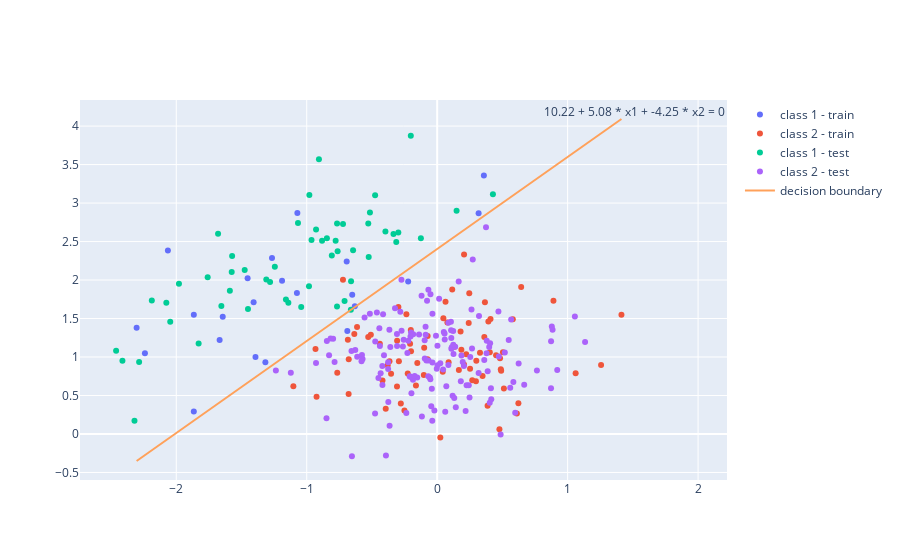
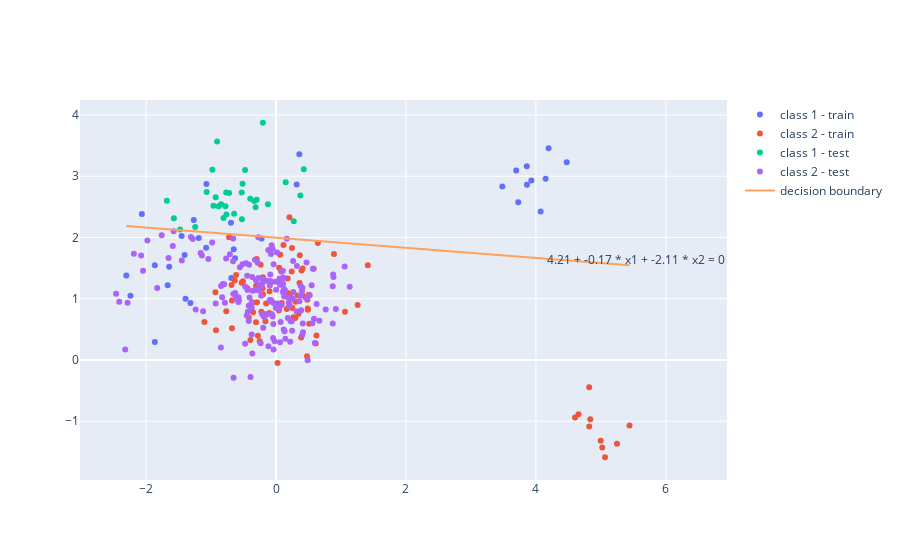

Notebook code for these charts, in order:
### Markdown cell above
By adding 20 points in the training set that are far away for the boundary, we can see that its equation changed a lot in order to satisfy the new points to classify, nevertheless, the error only from 0.06 to 0.085. The model seems very robust.

### Code cell
#do LDA classification on the same data with and without the new points
from sklearn.discriminant_analysis import LinearDiscriminantAnalysis

clf = LinearDiscriminantAnalysis()
clf.fit(x_train, class_train)
y_pred = clf.predict(x_test)
error_lda = np.sum(y_pred!=class_test)/N_test
print("error_lda = ", error_lda)

clf2 = LinearDiscriminantAnalysis()
clf2.fit(x_train2, class_train2)
y_pred2 = clf2.predict(x_test)
error_lda2 = np.sum(y_pred2!=class_test)/N_test
print("error_lda2 = ", error_lda2)

#draw the decision boundary and points for LDA
fig = go.Figure()
#add the training points
fig.add_trace(go.Scatter(x=x_train[class_train_1,0], y=x_train[class_train_1,1], mode='markers', name='class 1 - train'))
fig.add_trace(go.Scatter(x=x_train[class_train_2,0], y=x_train[class_train_2,1], mode='markers', name='class 2 - train'))
#add the test points
fig.add_trace(go.Scatter(x=x_test[y_pred==1,0], y=x_test[y_pred==1,1], mode='markers', name='class 1 - test'))
fig.add_trace(go.Scatter(x=x_test[y_pred==2,0], y=x_test[y_pred==2,1], mode='markers', name='class 2 - test'))

#add the decision boundary
x1 = np.linspace(np.min(x_train[:,0]), np.max(x_train[:,0]), 100)
x2 = -(clf.intercept_ + clf.coef_[0][0]*x1)/clf.coef_[0][1]
fig.add_trace(go.Scatter(x=x1, y=x2, mode='lines', name='decision boundary'))
#add the decision boundary's equation
fig.add_annotation(x=x1[-1]+0.1, y=x2[-1]+0.1, text=str(round(clf.intercept_[0],2))+" + "+str(round(clf.coef_[0][0],2)) +" * x1 + "+ str(round(clf.coef_[0][1],2))+" * x2 = 0", showarrow=False)

fig.show()

#draw the decision boundary and points for LDA2
fig = go.Figure()
#add the training points
fig.add_trace(go.Scatter(x=x_train2[class_train2==1,0], y=x_train2[class_train2==1,1], mode='markers', name='class 1 - train'))
fig.add_trace(go.Scatter(x=x_train2[class_train2==2,0], y=x_train2[class_train2==2,1], mode='markers', name='class 2 - train'))
#add the test points
fig.add_trace(go.Scatter(x=x_test[y_pred2==1,0], y=x_test[y_pred2==1,1], mode='markers', name='class 1 - test'))
fig.add_trace(go.Scatter(x=x_test[y_pred2==2,0], y=x_test[y_pred2==2,1], mode='markers', name='class 2 - test'))

#add the decision boundary
x1 = np.linspace(np.min(x_train2[:,0]), np.max(x_train2[:,0]), 100)
x2 = -(clf2.intercept_ + clf2.coef_[0][0]*x1)/clf2.coef_[0][1]
fig.add_trace(go.Scatter(x=x1, y=x2, mode='lines', name='decision boundary'))
#add the decision boundary's equation
fig.add_annotation(x=x1[-1]+0.1, y=x2[-1]+0.1, text=str(round(clf2.intercept_[0],2))+" + "+str(round(clf2.coef_[0][0],2)) +" * x1 + "+ str(round(clf2.coef_[0][1],2))+" * x2 = 0", showarrow=False)

fig.show()
